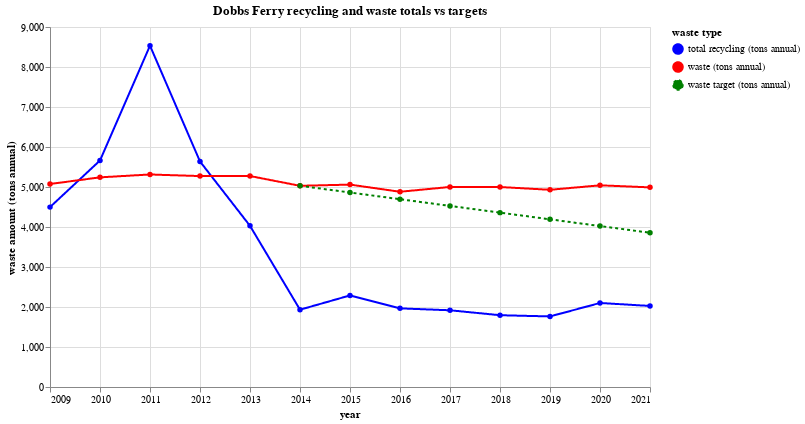

The code cell stored with this chart in its notebook:
### Code cell
waste_types = [Col.RECYCLING, Col.WASTE, WASTE_TARGET]
color_scale = alt.Scale(domain=waste_types, range=['blue', 'red', 'green'])
stroke_dash_scale = alt.Scale(domain=waste_types, range=[[1, 0], [1, 0], [3, 3]])

alt.Chart(df_stacked).mark_line(color='red', point=alt.OverlayMarkDef()) \
    .encode(x=alt.X('year:Q', scale=alt.Scale(domain=DOMAIN), axis=alt.Axis(format=".0f")),
            y='waste amount (tons annual)',
            color=alt.Color('waste type', scale=color_scale),
            strokeDash=alt.StrokeDash('waste type', scale=stroke_dash_scale)) \
    .properties(
        title="Dobbs Ferry recycling and waste totals vs targets",
        width=600,
        height=360,
    )

### Figure 1 — Vega-Lite specification as saved in the notebook (floating-point values rounded to 4 significant figures)
{"config": {"view": {"continuousWidth": 400, "continuousHeight": 300}}, "data": {"name": "data-35ed1eb091fefc89e90f062544e7c079"}, "mark": {"type": "line", "color": "red", "point": {}}, "encoding": {"color": {"field": "waste type", "scale": {"domain": ["total recycling (tons annual)", "waste (tons annual)", "waste target (tons annual)"], "range": ["blue", "red", "green"]}, "type": "nominal"}, "strokeDash": {"field": "waste type", "scale": {"domain": ["total recycling (tons annual)", "waste (tons annual)", "waste target (tons annual)"], "range": [[1, 0], [1, 0], [3, 3]]}, "type": "nominal"}, "x": {"axis": {"format": ".0f"}, "field": "year", "scale": {"domain": [2009, 2021]}, "type": "quantitative"}, "y": {"field": "waste amount (tons annual)", "type": "quantitative"}}, "height": 360, "title": "Dobbs Ferry recycling and waste totals vs targets", "width": 600, "$schema": "https://vega.github.io/schema/vega-lite/v4.17.0.json", "datasets": {"data-35ed1eb091fefc89e90f062544e7c079": [{"year": 2009, "waste type": "total recycling (tons annual)", "waste amount (tons annual)": 4497.0}, {"year": 2009, "waste type": "waste (tons annual)", "waste amount (tons annual)": 5075.0}, {"year": 2010, "waste type": "total recycling (tons annual)", "waste amount (tons annual)": 5663.0}, {"year": 2010, "waste type": "waste (tons annual)", "waste amount (tons annual)": 5241.0}, {"year": 2011, "waste type": "total recycling (tons annual)", "waste amount (tons annual)": 8533.0}, {"year": 2011, "waste type": "waste (tons annual)", "waste amount (tons annual)": 5313.0}, {"year": 2012, "waste type": "total recycling (tons annual)", "waste amount (tons annual)": 5638.0}, {"year": 2012, "waste type": "waste (tons annual)", "waste amount (tons annual)": 5273.0}, {"year": 2013, "waste type": "total recycling (tons annual)", "waste amount (tons annual)": 4029.0}, {"year": 2013, "waste type": "waste (tons annual)", "waste amount (tons annual)": 5274.0}, {"year": 2014, "waste type": "total recycling (tons annual)", "waste amount (tons annual)": 1933.0}, {"year": 2014, "waste type": "waste (tons annual)", "waste amount (tons annual)": 5030.0}, {"year": 2014, "waste type": "waste target (tons annual)", "waste amount (tons annual)": 5030.0}, {"year": 2015, "waste type": "total recycling (tons annual)", "waste amount (tons annual)": 2289.0}, {"year": 2015, "waste type": "waste (tons annual)", "waste amount (tons annual)": 5060.0}, {"year": 2015, "waste type": "waste target (tons annual)", "waste amount (tons annual)": 4862.0}, {"year": 2016, "waste type": "total recycling (tons annual)", "waste amount (tons annual)": 1966.0}, {"year": 2016, "waste type": "waste (tons annual)", "waste amount (tons annual)": 4881.0}, {"year": 2016, "waste type": "waste target (tons annual)", "waste amount (tons annual)": 4695.0}, {"year": 2017, "waste type": "total recycling (tons annual)", "waste amount (tons annual)": 1918.0}, {"year": 2017, "waste type": "waste (tons annual)", "waste amount (tons annual)": 5001.0}, {"year": 2017, "waste type": "waste target (tons annual)", "waste amount (tons annual)": 4527.0}, {"year": 2018, "waste type": "total recycling (tons annual)", "waste amount (tons annual)": 1795.0}, {"year": 2018, "waste type": "waste (tons annual)", "waste amount (tons annual)": 5000.0}, {"year": 2018, "waste type": "waste target (tons annual)", "waste amount (tons annual)": 4359.0}, {"year": 2019, "waste type": "total recycling (tons annual)", "waste amount (tons annual)": 1764.0}, {"year": 2019, "waste type": "waste (tons annual)", "waste amount (tons annual)": 4930.0}, {"year": 2019, "waste type": "waste target (tons annual)", "waste amount (tons annual)": 4192.0}, {"year": 2020, "waste type": "total recycling (tons annual)", "waste amount (tons annual)": 2101.0}, {"year": 2020, "waste type": "waste (tons annual)", "waste amount (tons annual)": 5042.0}, {"year": 2020, "waste type": "waste target (tons annual)", "waste amount (tons annual)": 4024.0}, {"year": 2021, "waste type": "total recycling (tons annual)", "waste amount (tons annual)": 2026.0}, {"year": 2021, "waste type": "waste (tons annual)", "waste amount (tons annual)": 4991.0}, {"year": 2021, "waste type": "waste target (tons annual)", "waste amount (tons annual)": 3856.0}]}}
